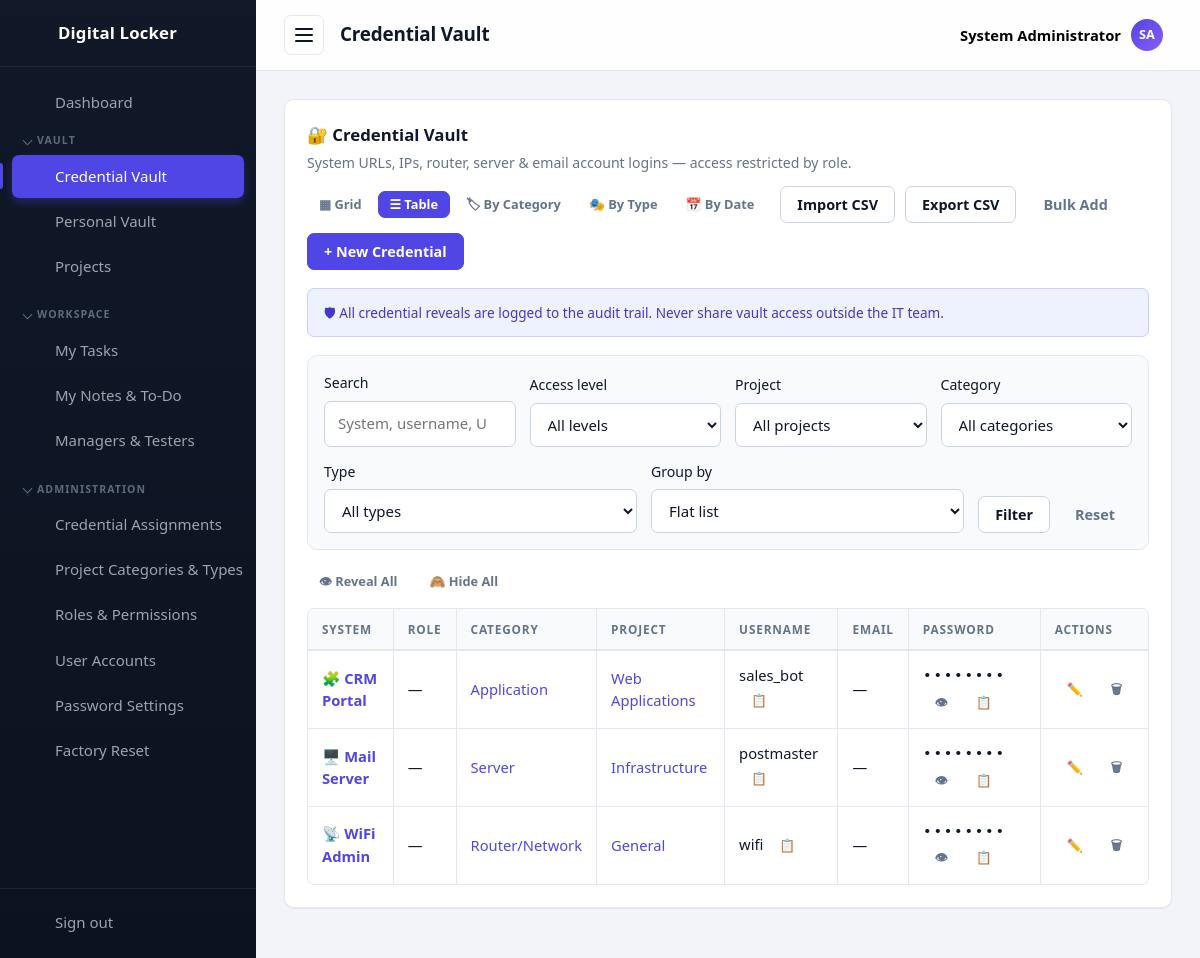
The page /passwords/index.php (signed in) on the database its author committed.
### tables this page shows
CREATE TABLE settings (
  id          INT UNSIGNED AUTO_INCREMENT PRIMARY KEY,
  setting_key VARCHAR(60) NOT NULL UNIQUE,
  setting_value TEXT NULL
);

CREATE TABLE passwords (
  id            INT UNSIGNED AUTO_INCREMENT PRIMARY KEY,
  title         VARCHAR(150) NOT NULL,
  category      VARCHAR(60)  NOT NULL DEFAULT '',
  username      VARCHAR(120) NOT NULL DEFAULT '',
  email         VARCHAR(120) NOT NULL DEFAULT '',
  phone         VARCHAR(40)  NOT NULL DEFAULT '',
  encrypted     TEXT         NOT NULL,
  url           VARCHAR(255) NOT NULL DEFAULT '',
  notes         TEXT,
  extra_info    TEXT,
  project_id    INT UNSIGNED NULL,
  assigned_to   INT UNSIGNED NULL,
  created_by    INT UNSIGNED NULL,
  created_at    TIMESTAMP DEFAULT CURRENT_TIMESTAMP,
  updated_at    TIMESTAMP DEFAULT CURRENT_TIMESTAMP ON UPDATE CURRENT_TIMESTAMP,
  CONSTRAINT fk_p_project  FOREIGN KEY (project_id)  REFERENCES projects(id) ON DELETE SET NULL,
  CONSTRAINT fk_p_assigned FOREIGN KEY (assigned_to) REFERENCES users(id)    ON DELETE SET NULL,
  CONSTRAINT fk_p_creator  FOREIGN KEY (created_by)  REFERENCES users(id)    ON DELETE SET NULL
);

CREATE TABLE projects (
  id          INT UNSIGNED AUTO_INCREMENT PRIMARY KEY,
  name        VARCHAR(100) NOT NULL UNIQUE,
  category    VARCHAR(60)  NOT NULL DEFAULT '',
  type        VARCHAR(60)  NOT NULL DEFAULT '',
  role        VARCHAR(80)  NOT NULL DEFAULT '',
  description VARCHAR(255) NOT NULL DEFAULT '',
  created_at  TIMESTAMP DEFAULT CURRENT_TIMESTAMP
);

### passwords/index.php (the view, shortened to what the rows shown need)
<?php
require_once __DIR__ . '/../includes/init.php';
requirePermission('passwords.view');
$pageTitle = 'Credential Vault';
$roles = $db->query('SELECT id, name FROM roles ORDER BY name')->fetchAll();
$projects = myAccessibleProjects();
$groupBy      = in_array($_GET['group'] ?? '', ['project', 'category', 'type', 'role', 'date'], true) ? $_GET['group'] : '';
$viewMode     = ($_GET['view'] ?? '') === 'grid' ? 'grid' : 'table';
$sql = 'SELECT p.id, p.title, p.category, p.username, p.email, p.url, p.updated_at, p.created_at,
               p.project_id, p.assigned_to, pr_j.name AS project_name,
               u.username AS assigned_username, u.full_name AS assigned_full_name,
               GROUP_CONCAT(DISTINCT r.id, ":", r.name ORDER BY r.name SEPARATOR "||") AS role_pairs
          FROM passwords p
          LEFT JOIN projects pr_j ON pr_j.id = p.project_id
          LEFT JOIN users u ON u.id = p.assigned_to
          LEFT JOIN password_roles pr ON pr.password_id = p.id
          LEFT JOIN roles r ON r.id = pr.role_id
         WHERE 1=1';
$params = [];
$sql .= ' GROUP BY p.id ORDER BY p.title ASC';
$stmt = $db->prepare($sql);
$stmt->execute($params);
$passwords = $stmt->fetchAll();
function renderPasswordRow(array $row): void
{
    $canAccess = canAccessCredential((int) $row['id']);
    static $seen = [];
    $seen[$row['id']] = ($seen[$row['id']] ?? -1) + 1;
    $domId = 'secret-row-' . (int) $row['id'] . ($seen[$row['id']] > 0 ? '-' . $seen[$row['id']] : '');
    ?>
    <?php
    $loginRole = extractLoginRole($row['title']);
    $hasLoginRole = $loginRole !== $row['title'];
    ?>
    <tr>
        <td><strong><a href="view.php?id=<?= (int) $row['id'] ?>"><?= categoryIcon((string) $row['category']) ?> <?= e($row['title']) ?></a></strong></td>
        <td><?= $hasLoginRole ? '<span class="badge badge--role">' . e($loginRole) . '</span>' : '—' ?></td>
        <td><?= $row['category'] ? '<a href="index.php?category=' . urlencode($row['category']) . '">' . e($row['category']) . '</a>' : '—' ?></td>
        <td><?= $row['project_name'] ? '<a href="' . BASE_URL . '/projects/view.php?id=' . (int) $row['project_id'] . '">' . e($row['project_name']) . '</a>' : '—' ?></td>
        <td>
            <?php if ($row['username']): ?>
                <?= e($row['username']) ?>
                <button type="button" class="btn btn--small btn--ghost copy-text-btn" data-copy="<?= e($row['username']) ?>" title="Copy username">📋</button>
            <?php else: ?>
                —
            <?php endif; ?>
        </td>
        <td>
            <?php if ($row['email']): ?>
                <?= e($row['email']) ?>
                <button type="button" class="btn btn--small btn--ghost copy-text-btn" data-copy="<?= e($row['email']) ?>" title="Copy email">📋</button>
            <?php else: ?>
                —
            <?php endif; ?>
        </td>
        <td>
            <?php if ($canAccess): ?>
                <span class="secret secret--row" id="<?= e($domId) ?>">••••••••</span>
                <?php if (hasPermission('passwords.view')): ?>
                    <button type="button" class="btn btn--small btn--ghost reveal-row-btn" data-url="ajax.php?reveal=<?= (int) $row['id'] ?>" data-target="<?= e($domId) ?>" title="Reveal">👁</button>
                    <button type="button" class="btn btn--small btn--ghost copy-row-btn" data-url="ajax.php?reveal=<?= (int) $row['id'] ?>" data-target="<?= e($domId) ?>" title="Copy password">📋</button>
                <?php endif; ?>
            <?php else: ?>
                <span class="muted">🔒 Restricted</span>
            <?php endif; ?>
        </td>
        <td class="table__actions">
            <?php if ($canAccess && hasPermission('passwords.manage')): ?>
                <a class="btn btn--small btn--ghost" href="edit.php?id=<?= (int) $row['id'] ?>" title="Edit">✏️</a>
                <form class="inline-form" method="post" action="delete.php"
                      onsubmit="return confirm('Delete this credential?');">
                    <button type="submit" class="btn btn--small btn--ghost" title="Delete">🗑</button>
                </form>
            <?php elseif (!$canAccess): ?>
                <span class="muted">—</span>
            <?php endif; ?>
        </td>
    </tr>
    <?php
}
    ?>
    <?php
require __DIR__ . '/../includes/header.php';
?>
<div class="card">
    <div class="card__header card__header--stack">
        <div>
            <h2 class="card__title">🔐 Credential Vault</h2>
        </div>
    </div>
    <?php
    function renderPasswordSet(array $rows, string $viewMode): void
    {
        if ($viewMode === 'table') {
            ?>
            <div class="table-wrap">
            <table class="table">
                <thead>
                    <tr>
                        <th>System</th>
                        <th>Role</th>
                        <th>Category</th>
                        <th>Project</th>
                        <th>Username</th>
                        <th>Email</th>
                        <th>Password</th>
                        <th class="table__actions">Actions</th>
                    </tr>
                </thead>
                <tbody>
                <?php foreach ($rows as $row): ?>
                    <?php renderPasswordRow($row); ?>
                <?php endforeach; ?>
                </tbody>
            </table>
            </div>
            <?php
        }
    }
    ?>
    <?php if (!$passwords): ?>
        <p class="muted">No credentials match your filters.</p>
    <?php elseif ($groupBy === ''): ?>
        <?php renderPasswordSet($passwords, $viewMode); ?>
    <?php endif; ?>
</div>
<?php require __DIR__ . '/../includes/footer.php'; ?>

### includes/header.php (shortened to what the rows shown need)
<?php
require_once __DIR__ . '/init.php';
function navIcon(string $name): string
{
    $icons = [
        'dashboard' => '<path d="M3 3h8v8H3zM13 3h8v5h-8zM13 12h8v9h-8zM3 15h8v6H3z"/>',
        'passwords' => '<circle cx="8" cy="15" r="4"/><path d="M10.8 12.2L21 2M18 5l3 3M15.5 7.5l2 2"/>',
        'personal'  => '<circle cx="12" cy="8" r="4"/><path d="M4 21c0-4.4 3.6-7 8-7s8 2.6 8 7"/>',
        'export'    => '<path d="M12 3v12M8 11l4 4 4-4M4 17v3h16v-3"/>',
        'projects'  => '<path d="M3 7a2 2 0 0 1 2-2h4l2 2h8a2 2 0 0 1 2 2v9a2 2 0 0 1-2 2H5a2 2 0 0 1-2-2z"/>',
        'tasks'     => '<path d="M9 5H7a2 2 0 0 0-2 2v12a2 2 0 0 0 2 2h10a2 2 0 0 0 2-2V7a2 2 0 0 0-2-2h-2"/><rect x="9" y="3" width="6" height="4" rx="1"/><path d="M9 12l2 2 4-4"/>',
        'notes'     => '<path d="M6 3h9l5 5v13a1 1 0 0 1-1 1H6a1 1 0 0 1-1-1V4a1 1 0 0 1 1-1z"/><path d="M15 3v5h5M8 13h8M8 17h5"/>',
        'team'      => '<circle cx="9" cy="8" r="3.5"/><path d="M2.5 20c0-3.5 3-5.5 6.5-5.5s6.5 2 6.5 5.5M16 4.5a3.5 3.5 0 0 1 0 7M17.5 14.5c2.5.6 4 2.3 4 5.5"/>',
        'categories' => '<path d="M4 4h7v7H4zM13 4h7v7h-7zM4 13h7v7H4zM13 13h7v7h-7z"/>',
        'assignments' => '<circle cx="9" cy="7" r="4"/><path d="M2.5 21c0-4 3-6.5 6.5-6.5s6.5 2.5 6.5 6.5"/><path d="M17 8l2 2 4-4"/>',
        'roles'     => '<path d="M12 3l8 3v6c0 4.5-3.2 7.6-8 9-4.8-1.4-8-4.5-8-9V6z"/><path d="M9 12l2 2 4-4"/>',
        'users'     => '<circle cx="9" cy="8" r="3.5"/><path d="M2.5 20c0-3.5 3-5.5 6.5-5.5s6.5 2 6.5 5.5M16 4.5a3.5 3.5 0 0 1 0 7M17.5 14.5c2.5.6 4 2.3 4 5.5"/>',
        'settings'  => '<path d="M4 7h10M18 7h2M4 17h2M10 17h10"/><circle cx="16" cy="7" r="2.5"/><circle cx="8" cy="17" r="2.5"/>',
        'reset'     => '<path d="M3 12a9 9 0 1 1 3 6.7"/><path d="M3 21v-5h5"/>',
        'logout'    => '<path d="M14 4H5v16h9M10 12h11M18 8l4 4-4 4"/>',
        'lock'      => '<rect x="5" y="11" width="14" height="10" rx="2"/><path d="M8 11V8a4 4 0 0 1 8 0v3M12 15v3"/>',
    ];
    return '<svg class="icon" width="24" height="24" viewBox="0 0 24 24" fill="none" stroke="currentColor" stroke-width="2" stroke-linecap="round" stroke-linejoin="round" aria-hidden="true">' . ($icons[$name] ?? '') . '</svg>';
}
?>
<!DOCTYPE html>
<html lang="en">
<head>
    <title><?= e(pageTitle($pageTitle)) ?></title>
    <link rel="stylesheet" href="<?= e(assetUrl('/assets/css/style.css')) ?>">
</head>
<body data-autolock="<?= (int) setting('auto_lock_minutes', '0') ?>" data-confirm-reveal="<?= (int) setting('require_confirm_reveal', '0') ?>" data-lock-url="<?= e(BASE_URL . '/lock.php') ?>">
<div class="layout">
    <aside class="sidebar" id="sidebar">
        <a class="sidebar__brand" href="<?= BASE_URL ?>/dashboard.php" aria-label="<?= e(appName()) ?>">
            <?= navIcon('lock') ?>
            <span class="sidebar__brand-text"><?= e(appName()) ?></span>
        </a>
    </aside>
    <div class="main">
        <header class="topbar">
            <h1 class="topbar__title"><?= e($pageTitle) ?></h1>
        </header>
        <main class="content">

### rows shown on the page
settings: setting_value "Digital Locker"
passwords: category "🧩", title "CRM Portal", category "Application", project.name "Web Applications", username "sales_bot"
passwords: category "🖥️", title "Mail Server", category "Server", project.name "Infrastructure", username "postmaster"
passwords: category "📡", title "WiFi Admin", category "Router/Network", project.name "General", username "wifi"

### other values the page prints
$navGroup['label'] "VAULT"
$navItem['label'] "Credential Vault"
$navItem['label'] "Personal Vault"
$navItem['label'] "Projects"
$navGroup['label'] "WORKSPACE"
$navItem['label'] "My Tasks"
$navItem['label'] "My Notes & To-Do"
$navItem['label'] "Managers & Testers"
$navGroup['label'] "ADMINISTRATION"
$navItem['label'] "Credential Assignments"
$navItem['label'] "Project Categories & Types"
$navItem['label'] "Roles & Permissions"
$navItem['label'] "User Accounts"
$navItem['label'] "Password Settings"
$navItem['label'] "Factory Reset"
